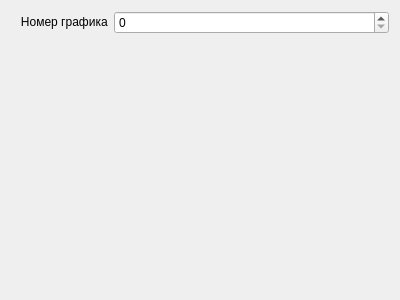
<?xml version="1.0" encoding="UTF-8"?>
<ui version="4.0">
 <class>grafik</class>
 <widget class="QDialog" name="grafik">
  <property name="geometry">
   <rect>
    <x>0</x>
    <y>0</y>
    <width>400</width>
    <height>300</height>
   </rect>
  </property>
  <property name="windowTitle">
   <string>Dialog</string>
  </property>
  <layout class="QVBoxLayout" name="verticalLayout">
   <item>
    <layout class="QHBoxLayout" name="horizontalLayout">
     <property name="sizeConstraint">
      <enum>QLayout::SetFixedSize</enum>
     </property>
     <item>
      <widget class="QLabel" name="label">
       <property name="sizePolicy">
        <sizepolicy hsizetype="Fixed" vsizetype="Fixed">
         <horstretch>0</horstretch>
         <verstretch>0</verstretch>
        </sizepolicy>
       </property>
       <property name="text">
        <string>   Номер графика</string>
       </property>
      </widget>
     </item>
     <item>
      <widget class="QSpinBox" name="NumofGraf"/>
     </item>
    </layout>
   </item>
   <item>
    <widget class="QCustomPlot" name="widget" native="true">
     <property name="sizePolicy">
      <sizepolicy hsizetype="Preferred" vsizetype="Preferred">
       <horstretch>0</horstretch>
       <verstretch>0</verstretch>
      </sizepolicy>
     </property>
    </widget>
   </item>
  </layout>
 </widget>
 <customwidgets>
  <customwidget>
   <class>QCustomPlot</class>
   <extends>QWidget</extends>
   <header>qcustomplot.h</header>
   <container>1</container>
  </customwidget>
 </customwidgets>
 <resources/>
 <connections/>
</ui>
